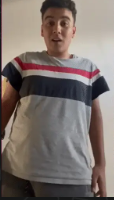
#> input picture assets/caras/manu.png, 114 x 200 px, found by its file name
$ python manu.py
#> lines starting #> are read from the running program, lines starting #| are printed output that depends on the picture
"""Manu Mendez para el juego. Se procesa acá, sin servicios externos.

- Cara: recortada de assets/caras/manu.png (de la frente a la pera), agrandada a 256.
- Remera gris con las rayas del pecho (roja, blanca y una franja azul marino ancha) y las
  mangas azul marino, como en la foto.

    python3 herramientas/manu.py
"""
import numpy as np
from PIL import Image, ImageFilter

im = Image.open('assets/caras/manu.png').convert('RGB')
#> im is the input picture: PIL image 114x200 RGB; mean R, G, B 124.5, 113.2, 107.8
cara = im.crop((40, 6, 77, 51)).resize((256, 256), Image.LANCZOS)
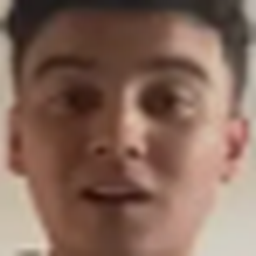
#> cara: PIL image 256x256 RGB; mean R, G, B 133, 103.7, 89.8
cara = cara.filter(ImageFilter.UnsharpMask(radius=2, percent=80, threshold=2))
# La foto está lavada por la luz de la ventana: se le baja la exposición (gamma), sin cambiarle el color.
a = np.asarray(cara, np.float32) / 255
cara = Image.fromarray((a ** 1.35 * 255).clip(0, 255).astype(np.uint8))
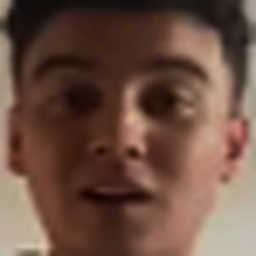
#> cara: PIL image 256x256 RGB; mean R, G, B 109, 79.4, 66.1
cara.save('assets/caras/manu.jpeg', quality=92)


rng = np.random.default_rng(9)
GRIS = (170, 172, 176)
ROJO = (196, 46, 70)
BLANCO = (236, 236, 238)
MARINO = (36, 42, 62)

def ruido(a):
    return Image.fromarray((a + rng.normal(0, 3, a.shape[:2] + (1,))).clip(0, 255).astype(np.uint8))

def remera(w, h):
#> called with w = 512, h = 380
    a = np.zeros((h, w, 3), np.float32) + GRIS
    # Rayas del pecho (de arriba a abajo), en proporción a la foto.
    for y0, y1, c in ((0.1, 0.15, ROJO), (0.15, 0.2, BLANCO), (0.24, 0.45, MARINO), (0.2, 0.24, GRIS)):
        a[int(h * y0):int(h * y1)] = c
    return a

ruido(remera(512, 380)).save('assets/ropa/manu_frente.jpg', quality=90)
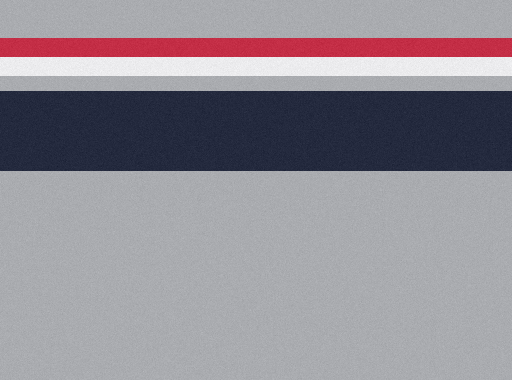
#> saved as manu_frente.jpg: PIL image 512x380 RGB; mean R, G, B 145.9, 141, 149.3
ruido(remera(512, 380)).save('assets/ropa/manu_espalda.jpg', quality=90)
ruido(np.zeros((256, 128, 3), np.float32) + MARINO).save('assets/ropa/manu_manga.jpg', quality=90)
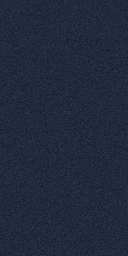
#> saved as manu_manga.jpg: PIL image 128x256 RGB; mean R, G, B 35.5, 41.5, 61.5
ruido(np.zeros((256, 256, 3), np.float32) + GRIS).save('assets/ropa/manu_tela.jpg', quality=90)
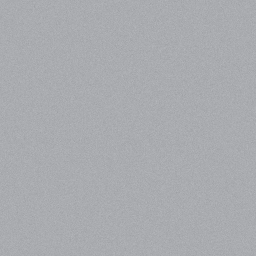
#> saved as manu_tela.jpg: PIL image 256x256 RGB; mean R, G, B 169.5, 171.5, 175.5
print('listo: cara y remera de Manu')

$ run again, with assets/caras/schwepa.png copied over assets/caras/manu.png
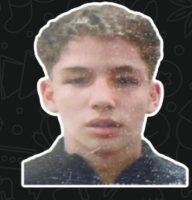
#> input picture assets/caras/schwepa.png, 192 x 200 px, found by its file name
#> im is the input picture: PIL image 192x200 RGB; mean R, G, B 99.9, 89.3, 85.7
#> `cara = im.crop((40, 6, 77, 51)).resize((256, 256), Image.LANCZOS)`:
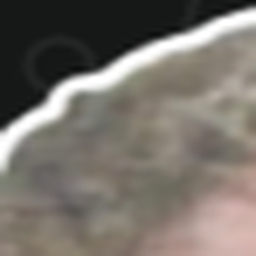
#> cara: PIL image 256x256 RGB; mean R, G, B 119.5, 113.3, 106.5
#> `cara = Image.fromarray((a ** 1.35 * 255).clip(0, 255).astype(np.uint8))`:
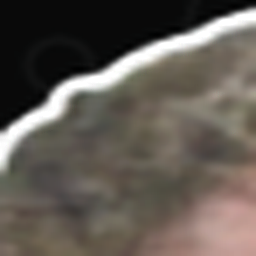
#> cara: PIL image 256x256 RGB; mean R, G, B 97.3, 90.3, 83.2

$ run again, with assets/caras/astrojorge.jpeg saved as assets/caras/manu.png
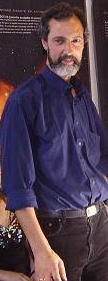
#> input picture assets/caras/astrojorge.jpeg, 108 x 281 px, found by its file name
#> im is the input picture: PIL image 108x281 RGB; mean R, G, B 76.5, 59.8, 75.6
#> `cara = im.crop((40, 6, 77, 51)).resize((256, 256), Image.LANCZOS)`:
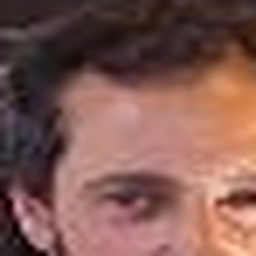
#> cara: PIL image 256x256 RGB; mean R, G, B 128.2, 89.1, 82.6
#> `cara = Image.fromarray((a ** 1.35 * 255).clip(0, 255).astype(np.uint8))`:
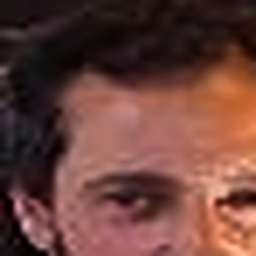
#> cara: PIL image 256x256 RGB; mean R, G, B 106.9, 65.6, 58.8

$ run again, with assets/caras/bauti.jpeg saved as assets/caras/manu.png
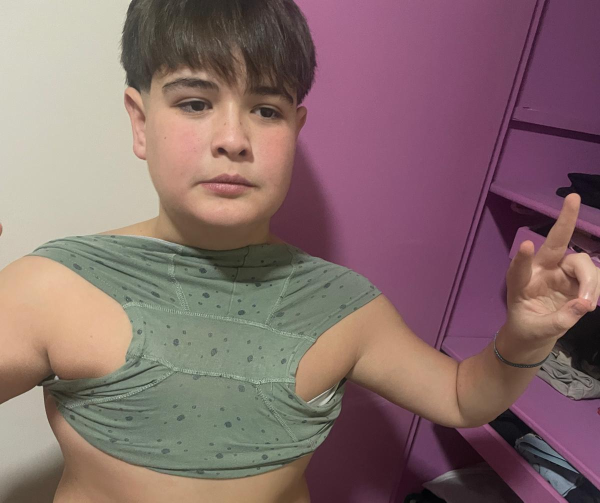
#> input picture assets/caras/bauti.jpeg, 1200 x 1005 px, found by its file name (shown at 1/2 size)
#> im is the input picture: PIL image 1200x1005 RGB; mean R, G, B 134.9, 109, 108.7
#> `cara = im.crop((40, 6, 77, 51)).resize((256, 256), Image.LANCZOS)`:
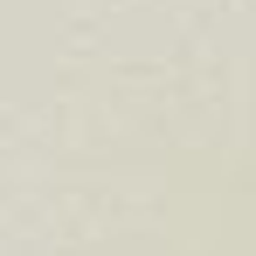
#> cara: PIL image 256x256 RGB; mean R, G, B 214.2, 212.3, 197.6
